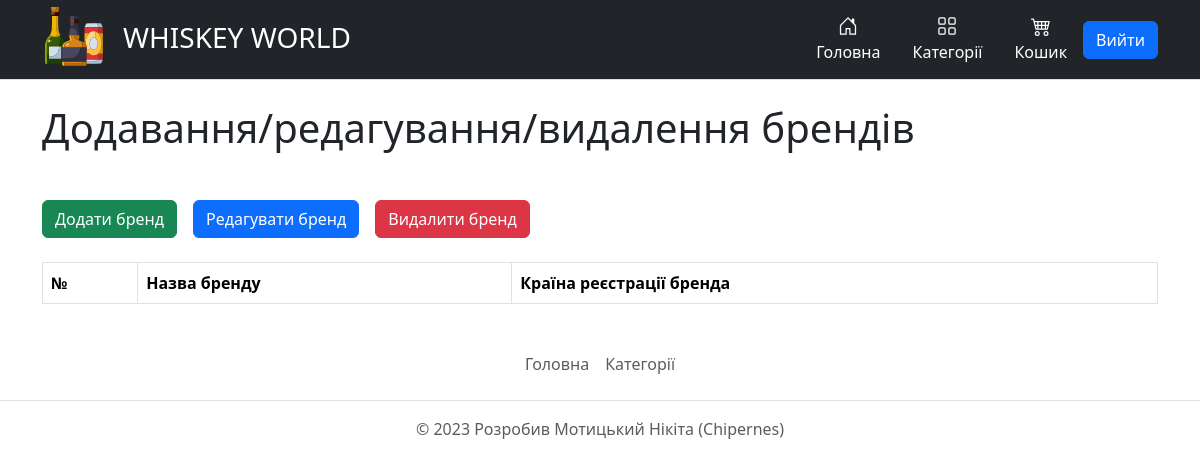
Before: /brands (signed in) with the older database file.
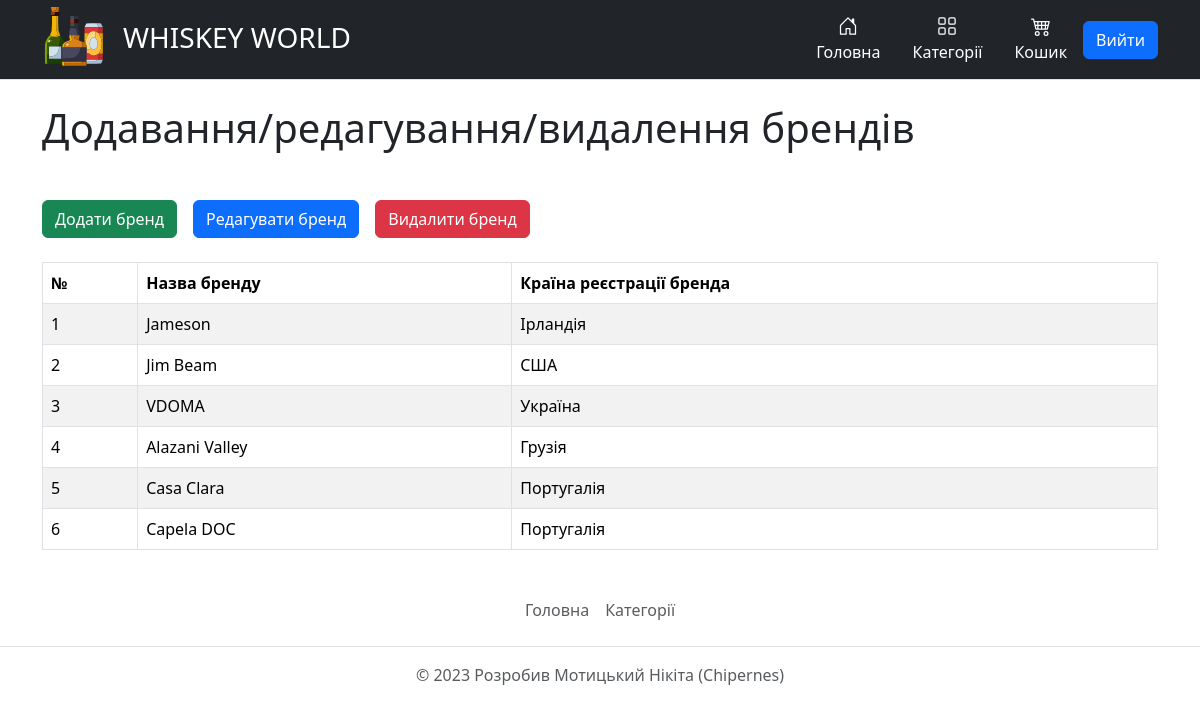
After: the same page with the newer database file.
### tables this page shows
CREATE TABLE `Brands` (
  `BrandId` int NOT NULL,
  `Name` varchar(255) NOT NULL,
  `Country` varchar(255) NOT NULL
);

### core/Template.php (called while the page is built, shortened)
<?php
class Template
{
    public function __construct($path)
    {
        $this->path = $path;
    }
    public function getHTML() {
        include($this->path);
        $html = ob_get_contents();
        return $html;
    }
}

### core/Controller.php (called while the page is built, shortened)
<?php
class Controller
{
    protected $viewPath;
    public function __construct()
    {
        $this->moduleName = Core::getInstance()->app['moduleName'];
        $this->actionName = Core::getInstance()->app['$actionName'];
        $this->viewPath = "views/{$this->moduleName}/{$this->actionName}.php";
    }
    public function render($viewPath = null, $params = null)
    {
        if (empty($viewPath))
            $viewPath = $this->viewPath;
        $tpl = new Template($viewPath);
        if (!empty($params))
            $tpl->setParams($params);
        return $tpl->getHTML();
    }
}

### controllers/BrandsController.php (called while the page is built, shortened)
<?php
class BrandsController extends Controller
{
    public function indexAction()
    {
        $brands = Brands::getBrands();
        return $this->render(null,
            [
                'brands' => $brands
            ]);
    }
}

### index.php (called while the page is built, shortened)
<?php
spl_autoload_register(function($className) {
    $path = $className.'.php';
});
$core = core\Core::getInstance();
$core->Initialize();
$core->Run();

### core/DB.php (called while the page is built, shortened)
<?php
class DB
{
    protected $pdo;
    public function __construct($hostname, $login, $password, $database)
    {
        $this->pdo = new \PDO("mysql: host={$hostname}; dbname={$database}", $login, $password);
    }
    public function select($tableName, $fieldsList = '*', $conditionArray = null, $conditionOperators = 'AND')
    {
        if (is_string($fieldsList))
            $fieldsListString = $fieldsList;
        $wherePartString = '';
        $res = $this->pdo->prepare("SELECT {$fieldsListString} FROM {$tableName} {$wherePartString}");
        $res->execute($conditionArray);
        return $res->fetchAll(\PDO::FETCH_ASSOC);
    }
}

### models/Brands.php (called while the page is built, shortened)
<?php
class Brands
{
    protected static string $tableName = 'Brands';
    public static function getBrands()
    {
        return Core::getInstance()->db->select(self::$tableName);
    }
}

### views/brands/index.php (the view, shortened to what this page needs)
<h1 class="mt-4 mb-5">Додавання/редагування/видалення брендів</h1>
<div class="d-flex gap-3">
    <a href="/brands/add" class="btn btn-success">Додати бренд</a>
    <a href="/brands/edit?check=false" class="btn btn-primary">Редагувати бренд</a>
    <a href="/brands/delete" class="btn btn-danger">Видалити бренд</a>
</div>
<div class="mt-4">
    <table class="table table-striped table-bordered">
        <thead>
            <tr>
                <th>№</th>
                <th>Назва бренду</th>
                <th>Країна реєстрації бренда</th>
            </tr>
        </thead>
        <tbody>
            <?php foreach ($brands as $brand): ?>
                <tr>
                    <td><?= $brand['BrandId'] ?></td>
                    <td><?= $brand['Name'] ?></td>
                    <td><?= $brand['Country'] ?></td>
                </tr>
            <?php endforeach; ?>
        </tbody>
    </table>
</div>

Changed rows visible on the page:
added brands: BrandId "1", Name "Jameson", Country "Ірландія"
added brands: BrandId "2", Name "Jim Beam", Country "США"
added brands: BrandId "3", Name "VDOMA", Country "Україна"
added brands: BrandId "4", Name "Alazani Valley", Country "Грузія"
added brands: BrandId "5", Name "Casa Clara", Country "Португалія"
added brands: BrandId "6", Name "Capela DOC", Country "Португалія"
